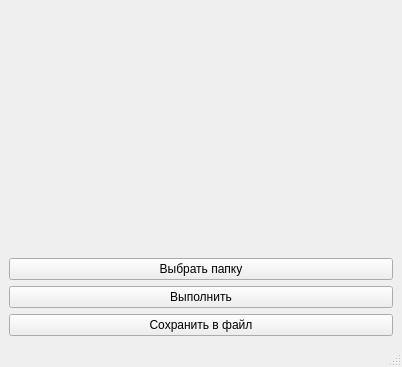
<?xml version="1.0" encoding="UTF-8"?>
<ui version="4.0">
 <class>MainWindow</class>
 <widget class="QMainWindow" name="MainWindow">
  <property name="geometry">
   <rect>
    <x>0</x>
    <y>0</y>
    <width>402</width>
    <height>367</height>
   </rect>
  </property>
  <property name="windowTitle">
   <string>MainWindow</string>
  </property>
  <widget class="QWidget" name="centralwidget">
   <layout class="QGridLayout" name="gridLayout">
    <item row="2" column="1">
     <widget class="QPushButton" name="pushButton">
      <property name="text">
       <string>Выбрать папку</string>
      </property>
     </widget>
    </item>
    <item row="0" column="1">
     <widget class="QLabel" name="label">
      <property name="text">
       <string/>
      </property>
      <property name="alignment">
       <set>Qt::AlignCenter</set>
      </property>
      <property name="wordWrap">
       <bool>true</bool>
      </property>
     </widget>
    </item>
    <item row="3" column="1">
     <widget class="QPushButton" name="pushButton_2">
      <property name="text">
       <string>Выполнить</string>
      </property>
     </widget>
    </item>
    <item row="4" column="1">
     <widget class="QPushButton" name="pushButton_3">
      <property name="text">
       <string>Сохранить в файл</string>
      </property>
     </widget>
    </item>
   </layout>
  </widget>
  <widget class="QMenuBar" name="menubar">
   <property name="geometry">
    <rect>
     <x>0</x>
     <y>0</y>
     <width>402</width>
     <height>22</height>
    </rect>
   </property>
  </widget>
  <widget class="QStatusBar" name="statusbar"/>
 </widget>
 <resources/>
 <connections/>
</ui>
